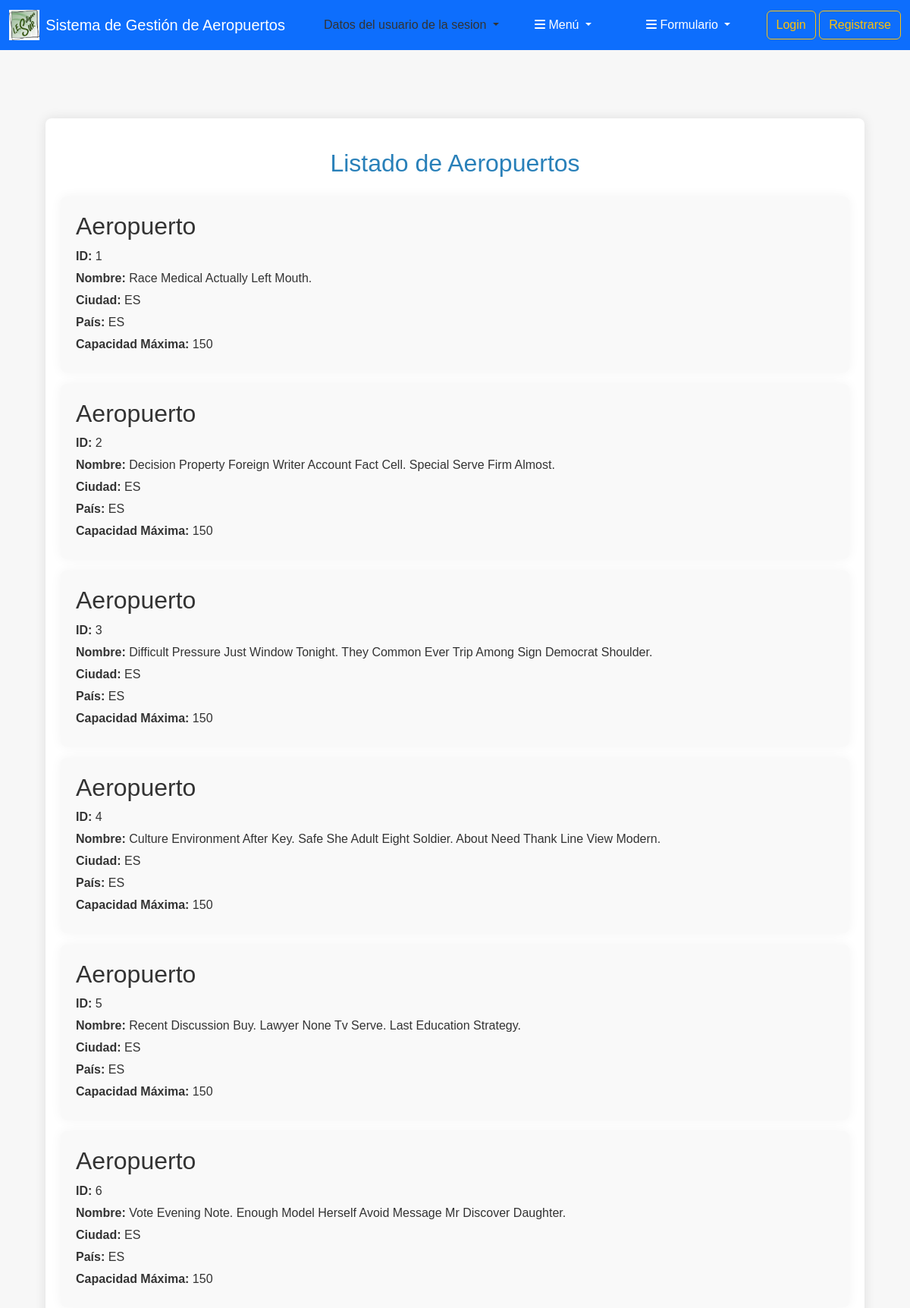
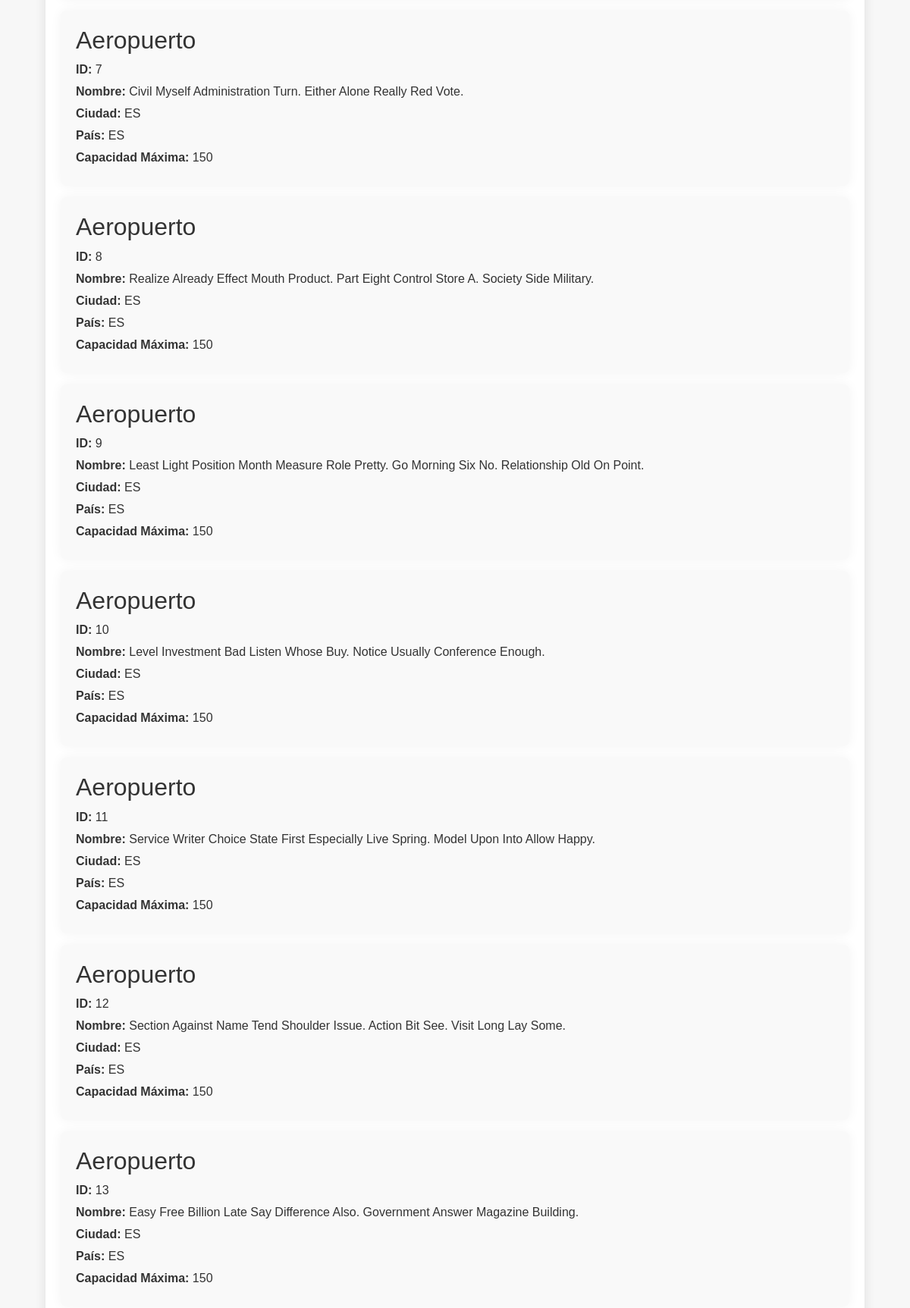
The page /aeropuerto/ (upper part) on the database its author committed (2 pictures, top to bottom).
### apaeropuerto/models.py (models this page shows, shortened)
class Aeropuerto(models.Model):
    PAISES = [
    ("ES", "España"),
    ("FR", "Francia"),
    ("IT", "Italia"),
    ("DE", "Alemania"),
    ("PT", "Portugal"),
    ("NL", "Países Bajos"),
    ("BE", "Bélgica"),
    ("SE", "Suecia"),
    ("AT", "Austria"),
    ("CH", "Suiza"),
    ]
    CIUDADES = [
    ("ES", "Madrid"),
    ("FR", "París"),
    ("IT", "Roma"),
    ("DE", "Berlín"),
    ("PT", "Lisboa"),
    ("NL", "Ámsterdam"),
    ("BE", "Bruselas"),
    ("SE", "Estocolmo"),
    ("AT", "Viena"),
    ("CH", "Ginebra"),
    ]
    nombre = models.CharField(
        max_length=100,
        verbose_name="Aeropuerto"
    )
    ciudades = models.CharField(
        max_length=2,
        choices=CIUDADES,default='ES'
    )
    pais = models.CharField(
        max_length=2,
        choices=PAISES, default='ES'
    )
    capacidad_maxima = models.IntegerField(default=150) # Campo por defecto

### apaeropuerto/views.py (the view)
# urls.py: path('aeropuerto/', views.lista_aeropuerto, name='lista_aeropuerto'),
def lista_aeropuerto(request):
    aeropuertos = Aeropuerto.objects.all()
    return render(request, 'paginas/aeropuerto_list.html', {'aeropuertos': aeropuertos})

### apaeropuerto/templates/paginas/aeropuerto_list.html (shortened to what this page needs)
{% extends "Principal.html" %}
{% load static %}
{% block contenido %}
    <div class="container">
        <h1>Listado de Aeropuertos</h1>
        {% for aeropuerto in aeropuertos %}
        <article>
            {% include 'Listas/Aeropuerto.html' %}
        </article>
        {% endfor %}
    </div>
{% endblock %}

### apaeropuerto/templates/Listas/Aeropuerto.html
    <h2>Aeropuerto</h2>
    <p><strong>ID:</strong> {{ aeropuerto.id }}</p>
    <p><strong>Nombre:</strong> {{ aeropuerto.nombre|title }}</p>
    <p><strong>Ciudad:</strong> {{ aeropuerto.ciudades }}</p>
    <p><strong>País:</strong> {{ aeropuerto.pais }}</p>
    <p><strong>Capacidad Máxima:</strong> {{ aeropuerto.capacidad_maxima }}</p>

### apaeropuerto/static/css/estilos.css (style rules this page uses)
html, body { margin: 0; padding: 0; min-height: 100%; display: flex; flex-direction: column; }
body { font-family: Arial, sans-serif; background-color: #f7f7f7; color: #333; flex: 1; }
.container { width: 90%; margin: 20px auto; background-color: #fff; padding: 20px; border-radius: 8px; box-shadow: 0px 0px 15px rgba(0, 0, 0, 0.1); }
h1 { color: #2980b9; text-align: center; margin-bottom: 25px; font-size: 2em; margin-top: 20px; }
article { background-color: #f9f9f9; padding: 20px; margin-bottom: 15px; border-radius: 8px; box-shadow: 0px 0px 15px rgba(0, 0, 0, 0.05); transition: transform 0.2s; }
article p { margin: 5px 0; }
article strong { color: #333; }

### rows shown on the page
Aeropuerto: id "1", nombre "Race Medical Actually Left Mouth.", ciudades "ES", pais "ES", capacidad_maxima "150"
Aeropuerto: id "2", nombre "Decision Property Foreign Writer Account Fact Cell. Special Serve Firm Almost.", ciudades "ES", pais "ES", capacidad_maxima "150"
Aeropuerto: id "3", nombre "Difficult Pressure Just Window Tonight. They Common Ever Trip Among Sign Democrat Shoulder.", ciudades "ES", pais "ES", capacidad_maxima "150"
Aeropuerto: id "4", nombre "Culture Environment After Key. Safe She Adult Eight Soldier. About Need Thank Line View Modern.", ciudades "ES", pais "ES", capacidad_maxima "150"
Aeropuerto: id "5", nombre "Recent Discussion Buy. Lawyer None Tv Serve. Last Education Strategy.", ciudades "ES", pais "ES", capacidad_maxima "150"
Aeropuerto: id "6", nombre "Vote Evening Note. Enough Model Herself Avoid Message Mr Discover Daughter.", ciudades "ES", pais "ES", capacidad_maxima "150"
Aeropuerto: id "7", nombre "Civil Myself Administration Turn. Either Alone Really Red Vote.", ciudades "ES", pais "ES", capacidad_maxima "150"
Aeropuerto: id "8", nombre "Realize Already Effect Mouth Product. Part Eight Control Store A. Society Side Military.", ciudades "ES", pais "ES", capacidad_maxima "150"
Aeropuerto: id "9", nombre "Least Light Position Month Measure Role Pretty. Go Morning Six No. Relationship Old On Point.", ciudades "ES", pais "ES", capacidad_maxima "150"
Aeropuerto: id "10", nombre "Level Investment Bad Listen Whose Buy. Notice Usually Conference Enough.", ciudades "ES", pais "ES", capacidad_maxima "150"
Aeropuerto: id "11", nombre "Service Writer Choice State First Especially Live Spring. Model Upon Into Allow Happy.", ciudades "ES", pais "ES", capacidad_maxima "150"
Aeropuerto: id "12", nombre "Section Against Name Tend Shoulder Issue. Action Bit See. Visit Long Lay Some.", ciudades "ES", pais "ES", capacidad_maxima "150"
Aeropuerto: id "13", nombre "Easy Free Billion Late Say Difference Also. Government Answer Magazine Building.", ciudades "ES", pais "ES", capacidad_maxima "150"
